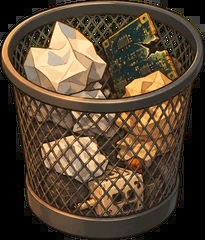
#> input picture game/bin.webp, 205 x 240 px
$ python align_ref.py ../bin.webp ../box.webp ../box.webp
#> lines starting #> are read from the running program, lines starting #| are printed output that depends on the picture
# line the reference night picture up with the evening painting: features + RANSAC affine, then a smooth flow
# usage: python3 align_ref.py <painting> <reference> <out.png>  — the reference moved onto the painting (features + affine)
import cv2, numpy as np, sys
E = cv2.imread(sys.argv[1], cv2.IMREAD_UNCHANGED); R = cv2.imread(sys.argv[2], cv2.IMREAD_UNCHANGED); out = sys.argv[3]
#> further down, E is the input picture: shape (240, 205, 4); mean B, G, R, A 49.7, 68.4, 85.6, 192.5
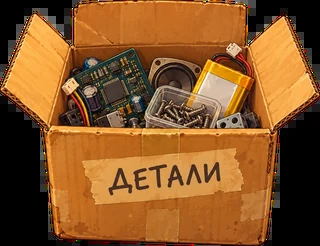
#> input picture game/box.webp, 320 x 246 px
#> further down, R is the input picture: shape (246, 320, 4); mean B, G, R, A 39.8, 86.4, 135.6, 190.2
def gray(im):
    g = cv2.cvtColor(im[..., :3], cv2.COLOR_BGR2GRAY); g = np.where(im[..., 3] > 128, g, 0).astype(np.uint8)
#> after `g = np.where(im[..., 3] > 128, g, 0).astype(np.uint8)`:
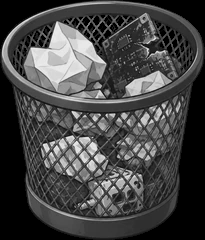
#> g: shape (240, 205); min 0, max 241, mean 69
    return cv2.createCLAHE(3.0, (8, 8)).apply(g)
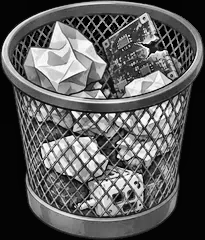
#> returned value: shape (240, 205); min 1, max 255, mean 90.9
ge, gr = gray(E), gray(R)
#> in gray (call 2), `g = np.where(im[..., 3] > 128, g, 0).astype(np.uint8)`:
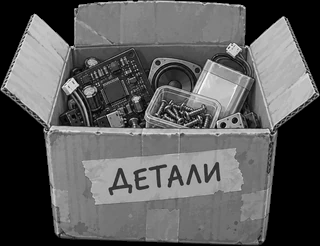
#> g: shape (246, 320); min 0, max 252, mean 92.1
#> in gray (call 2), `return cv2.createCLAHE(3.0, (8, 8)).apply(g)`:
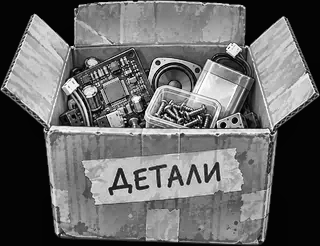
#> returned value: shape (246, 320); min 0, max 255, mean 103.2
sift = cv2.SIFT_create(6000)
ke, de = sift.detectAndCompute(ge, (E[..., 3] > 128).astype(np.uint8))
#> ke = 764 keypoints; strongest (x, y, size): (135, 182, 2), (118, 156, 2.1), (76, 115, 4.1), (85, 116, 1.9)
kr, dr = sift.detectAndCompute(gr, (R[..., 3] > 128).astype(np.uint8))
#> kr = 702 keypoints; strongest (x, y, size): (223, 125, 3.9), (158, 63, 3.1), (235, 120, 3.6), (216, 127, 2.1)
m = cv2.BFMatcher().knnMatch(dr, de, k=2)
#> m = 702 matches
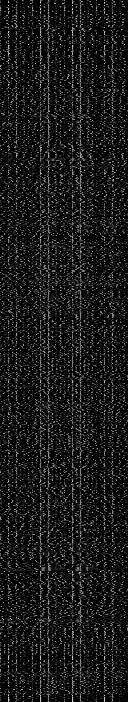
#> dr: shape (702, 128) float32; min 0, max 212, mean 26.1
good = [a for a, b in m if a.distance < .75 * b.distance]
#> good = 10 matches
src = np.float32([kr[a.queryIdx].pt for a in good]); dst = np.float32([ke[a.trainIdx].pt for a in good])
#> after `src = np.float32([kr[a.queryIdx].pt for a in good])`: src = [[14.43, 66.31], [18.82, 56.25], [34.76, 14.96], [47.92, 27.93], [78.48, 18.31], [96.88, 59.3], [178.1, 131.7], [179.5, 201.2], [204.9, 153], [264.4, 159.2]]
#> after `dst = np.float32([ke[a.trainIdx].pt for a in good])`: dst = [[114.4, 236], [114.4, 236], [32.14, 48.66], [114.4, 236], [143.2, 82.37], [125.4, 111.3], [32.65, 193.1], [36.77, 42.89], [114.4, 236], [151, 88.32]]
A, inl = cv2.estimateAffine2D(src, dst, ransacReprojThreshold=6, maxIters=20000)
#> A = [[0.093, -0.475, 144.6], [-1.4, 1.33, 167.8]]; inl = [1, 0, 0, 0, 1, 1, 0, 0, 0, 0]
print('matches', len(good), 'inliers', int(inl.sum()), '\n', A.round(4))
#| matches 10 inliers 3
#|  [[ 9.300000e-02 -4.750000e-01  1.445770e+02]
#|  [-1.399200e+00  1.333000e+00  1.677689e+02]]
h, w = E.shape[:2]
#> h = 240; w = 205
Rw = cv2.warpAffine(R, A, (w, h), flags=cv2.INTER_CUBIC, borderMode=cv2.BORDER_CONSTANT, borderValue=(0, 0, 0, 0))
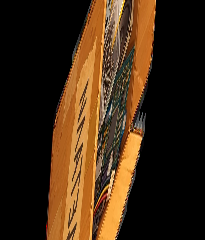
#> Rw: shape (240, 205, 4); mean B, G, R, A 19.8, 40.7, 62.6, 95.7
cv2.imwrite(out, Rw)
